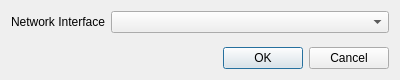
<?xml version="1.0" encoding="UTF-8"?>
<ui version="4.0">
 <class>SettingsDialog</class>
 <widget class="QDialog" name="SettingsDialog">
  <property name="geometry">
   <rect>
    <x>0</x>
    <y>0</y>
    <width>400</width>
    <height>80</height>
   </rect>
  </property>
  <property name="minimumSize">
   <size>
    <width>400</width>
    <height>80</height>
   </size>
  </property>
  <property name="maximumSize">
   <size>
    <width>400</width>
    <height>80</height>
   </size>
  </property>
  <property name="windowTitle">
   <string>Dialog</string>
  </property>
  <layout class="QVBoxLayout" name="verticalLayout">
   <item>
    <layout class="QFormLayout" name="formLayout">
     <item row="0" column="0">
      <widget class="QLabel" name="label">
       <property name="text">
        <string>Network Interface</string>
       </property>
      </widget>
     </item>
     <item row="0" column="1">
      <widget class="QComboBox" name="interfaceCmb"/>
     </item>
    </layout>
   </item>
   <item>
    <widget class="QDialogButtonBox" name="buttonBox">
     <property name="orientation">
      <enum>Qt::Horizontal</enum>
     </property>
     <property name="standardButtons">
      <set>QDialogButtonBox::Cancel|QDialogButtonBox::Ok</set>
     </property>
    </widget>
   </item>
  </layout>
 </widget>
 <resources/>
 <connections>
  <connection>
   <sender>buttonBox</sender>
   <signal>accepted()</signal>
   <receiver>SettingsDialog</receiver>
   <slot>accept()</slot>
   <hints>
    <hint type="sourcelabel">
     <x>248</x>
     <y>254</y>
    </hint>
    <hint type="destinationlabel">
     <x>157</x>
     <y>274</y>
    </hint>
   </hints>
  </connection>
  <connection>
   <sender>buttonBox</sender>
   <signal>rejected()</signal>
   <receiver>SettingsDialog</receiver>
   <slot>reject()</slot>
   <hints>
    <hint type="sourcelabel">
     <x>316</x>
     <y>260</y>
    </hint>
    <hint type="destinationlabel">
     <x>286</x>
     <y>274</y>
    </hint>
   </hints>
  </connection>
 </connections>
</ui>
